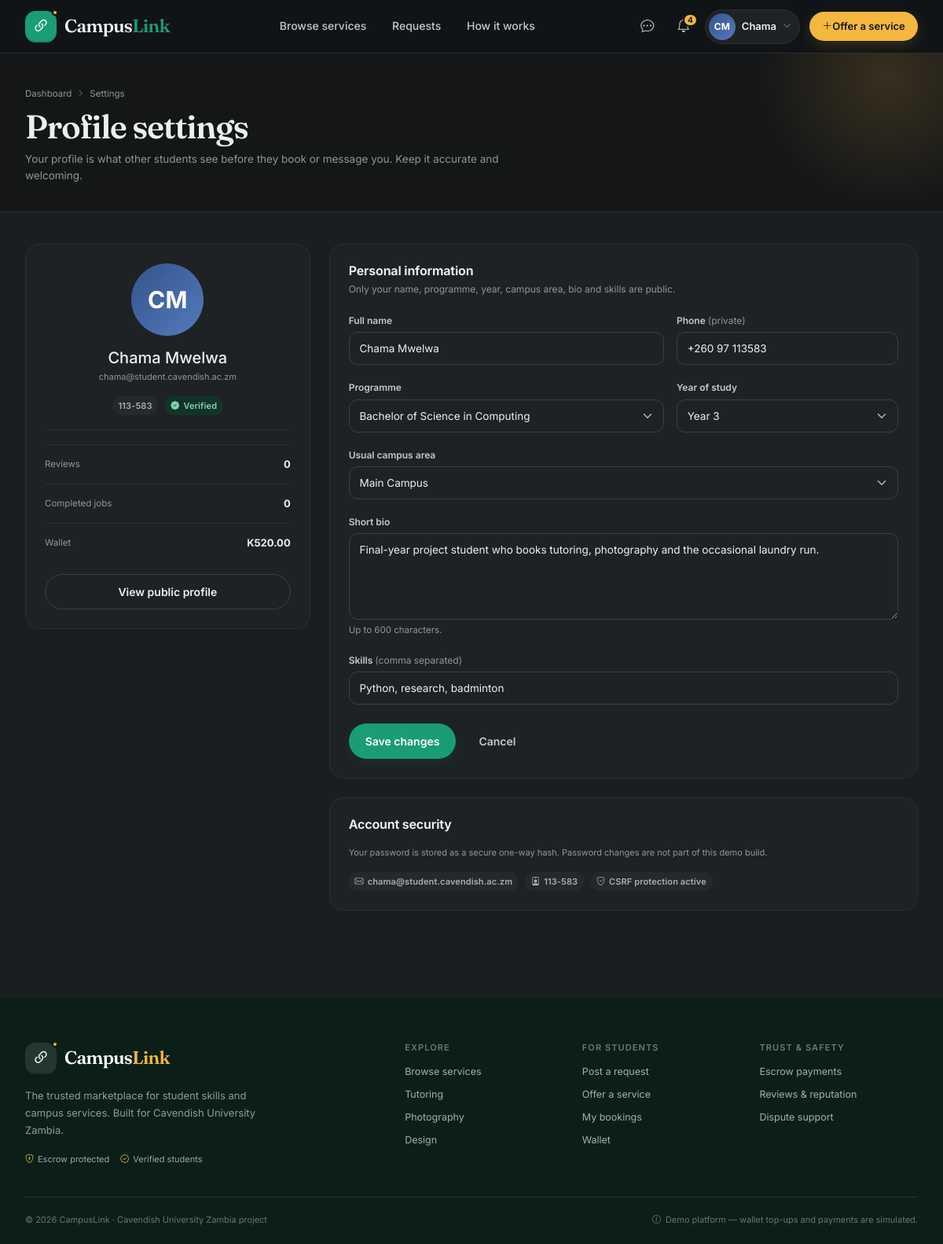
Page /settings/profile (signed in) on the committed database.
### app/models.py (models this page shows, shortened)
class User(UserMixin, db.Model):
    __tablename__ = "users"
    id = db.Column(db.Integer, primary_key=True)
    full_name = db.Column(db.String(120), nullable=False)
    email = db.Column(db.String(255), unique=True, nullable=False, index=True)
    student_number = db.Column(db.String(40), unique=True, nullable=False)
    phone = db.Column(db.String(30))
    password_hash = db.Column(db.String(255), nullable=False)
    role = db.Column(db.String(20), nullable=False, default="student")
    program = db.Column(db.String(120))
    year_of_study = db.Column(db.String(30))
    campus_area = db.Column(db.String(60))
    bio = db.Column(db.Text)
    skills = db.Column(db.String(255))
    is_verified = db.Column(db.Boolean, nullable=False, default=False)
    is_suspended = db.Column(db.Boolean, nullable=False, default=False)
    wallet_balance = db.Column(db.Numeric(12, 2), nullable=False, default=Decimal("0.00"))
    rating_avg = db.Column(db.Numeric(3, 2))
    review_count = db.Column(db.Integer, nullable=False, default=0)
    completed_bookings = db.Column(db.Integer, nullable=False, default=0)
    completion_rate = db.Column(db.Numeric(5, 2))
    reputation_score = db.Column(db.Numeric(3, 2))
    created_at = db.Column(db.DateTime, nullable=False, default=now)
    listings = db.relationship("Service", back_populates="provider", lazy="dynamic")
    reviews_received = db.relationship(
        "Review", back_populates="provider", foreign_keys="Review.provider_id", lazy="dynamic"
    )
    notifications = db.relationship("Notification", back_populates="user", lazy="dynamic")
    wallet_transactions = db.relationship(
        "WalletTransaction", back_populates="user", lazy="dynamic", order_by="WalletTransaction.created_at.desc()"
    )
    @property
    def is_admin(self):
        return self.role == "admin"
    @property
    def first_name(self):
        return self.full_name.split()[0] if self.full_name else "Student"
    @property
    def initials(self):
        parts = [p for p in (self.full_name or "").split() if p]
        return "".join(p[0] for p in parts[:2]).upper() or "?"
    @property
    def avatar_tone(self):
        return (self.id or 0) % 6

### app/main.py (the view, shortened to what this page needs)
@bp.route("/settings/profile", methods=["GET", "POST"])
@login_required
def edit_profile():
    form = {
        "full_name": current_user.full_name,
        "phone": current_user.phone or "",
        "program": current_user.program or "",
        "year_of_study": current_user.year_of_study or "",
        "campus_area": current_user.campus_area or "",
        "bio": current_user.bio or "",
        "skills": current_user.skills or "",
    }
    errors = {}
    return render_template(
        "main/settings.html",
        form=form,
        errors=errors,
        programs=PROGRAMS,
        years=YEAR_OPTIONS,
        campus_areas=CAMPUS_AREAS,
    )

### app/templates/main/settings.html (shortened to what this page needs)
{% extends "base.html" %}
{% from "partials/macros.html" import avatar, field_error %}
{% block content %}
<div class="page-head">
  <div class="container">
    <div class="breadcrumbs"><a href="{{ url_for('main.dashboard') }}">Dashboard</a><i class="bi bi-chevron-right"></i><span>Settings</span></div>
    <h1>Profile settings</h1>
    <p>Your profile is what other students see before they book or message you. Keep it accurate and welcoming.</p>
  </div>
</div>
<div class="page-section">
  <div class="container">
    <div class="row g-4">
      <div class="col-lg-4">
        <div class="panel text-center">
          {{ avatar(current_user, 'xl') }}
          <h2 class="mt-3 mb-1" style="font-size:20px;">{{ current_user.full_name }}</h2>
          <p class="small-note mb-3">{{ current_user.email }}</p>
          <div class="d-flex justify-content-center gap-2 flex-wrap">
            <span class="badge-soft badge-soft-secondary">{{ current_user.student_number }}</span>
            {% if current_user.is_verified %}<span class="badge-soft badge-soft-success"><i class="bi bi-patch-check-fill"></i> Verified</span>{% else %}<span class="badge-soft badge-soft-warning">Unverified</span>{% endif %}
          </div>
          <div class="divider"></div>
          <div class="mini-escrow"><span>Reviews</span><strong>{{ current_user.review_count }}</strong></div>
          <div class="mini-escrow"><span>Completed jobs</span><strong>{{ current_user.completed_bookings }}</strong></div>
          <div class="mini-escrow"><span>Wallet</span><strong>{{ current_user.wallet_balance|money }}</strong></div>
          <a class="btn btn-outline-ink w-100 mt-3" href="{{ url_for('main.profile', user_id=current_user.id) }}">View public profile</a>
        </div>
      </div>
      <div class="col-lg-8">
        <div class="panel">
          <div class="panel-head"><div><h2>Personal information</h2><p>Only your name, programme, year, campus area, bio and skills are public.</p></div></div>
          <form method="post" novalidate>
            <div class="row g-3">
              <div class="col-md-7">
                <label class="form-label" for="full_name">Full name</label>
                <input class="form-control {{ 'is-invalid' if errors.get('full_name') }}" id="full_name" name="full_name" value="{{ form.full_name }}" required>
              </div>
              <div class="col-md-5">
                <label class="form-label" for="phone">Phone <span class="fw-normal text-muted">(private)</span></label>
                <input class="form-control {{ 'is-invalid' if errors.get('phone') }}" id="phone" name="phone" value="{{ form.phone }}" autocomplete="tel">
              </div>
              <div class="col-md-7">
                <label class="form-label" for="program">Programme</label>
                <select class="form-select {{ 'is-invalid' if errors.get('program') }}" id="program" name="program">
                  {% for programme in programs %}<option value="{{ programme }}" {{ 'selected' if form.program == programme }}>{{ programme }}</option>{% endfor %}
                </select>
              </div>
              <div class="col-md-5">
                <label class="form-label" for="year_of_study">Year of study</label>
                <select class="form-select {{ 'is-invalid' if errors.get('year_of_study') }}" id="year_of_study" name="year_of_study">
                  {% for year in years %}<option value="{{ year }}" {{ 'selected' if form.year_of_study == year }}>{{ year }}</option>{% endfor %}
                </select>
              </div>
              <div class="col-12">
                <label class="form-label" for="campus_area">Usual campus area</label>
                <select class="form-select {{ 'is-invalid' if errors.get('campus_area') }}" id="campus_area" name="campus_area">
                  {% for area in campus_areas %}<option value="{{ area }}" {{ 'selected' if form.campus_area == area }}>{{ area }}</option>{% endfor %}
                </select>
              </div>
              <div class="col-12">
                <label class="form-label" for="bio">Short bio</label>
                <textarea class="form-control {{ 'is-invalid' if errors.get('bio') }}" id="bio" name="bio" rows="4" maxlength="600" placeholder="What do you study, what are you good at, and how do you like to work?">{{ form.bio }}</textarea>
                <div class="form-text">Up to 600 characters.</div>
              </div>
              <div class="col-12">
                <label class="form-label" for="skills">Skills <span class="fw-normal text-muted">(comma separated)</span></label>
                <input class="form-control {{ 'is-invalid' if errors.get('skills') }}" id="skills" name="skills" value="{{ form.skills }}" placeholder="Python, statistics, graphic design, photography">
              </div>
            </div>
            <div class="d-flex gap-2 mt-4">
              <button class="btn btn-brand" type="submit">Save changes</button>
              <a class="btn btn-ghost" href="{{ url_for('main.dashboard') }}">Cancel</a>
            </div>
          </form>
        </div>
        <div class="panel mt-4">
          <div class="panel-head"><h3>Account security</h3></div>
          <p class="small-note">Your password is stored as a secure one-way hash. Password changes are not part of this demo build.</p>
          <div class="d-flex flex-wrap gap-2">
            <span class="badge-soft badge-soft-secondary"><i class="bi bi-envelope"></i> {{ current_user.email }}</span>
            <span class="badge-soft badge-soft-secondary"><i class="bi bi-person-badge"></i> {{ current_user.student_number }}</span>
            <span class="badge-soft badge-soft-secondary"><i class="bi bi-shield-check"></i> CSRF protection active</span>
          </div>
        </div>
      </div>
    </div>
  </div>
</div>
{% endblock %}

### app/templates/base.html (shortened to what this page needs)
<!doctype html>
<html lang="en">
<head>
  <link rel="stylesheet" href="{{ url_for('static', filename='vendor/bootstrap/bootstrap.min.css') }}">
  <link rel="stylesheet" href="{{ url_for('static', filename='vendor/bootstrap-icons/bootstrap-icons.min.css') }}">
  <link rel="stylesheet" href="{{ url_for('static', filename='css/app.css') }}">
</head>
<body class="{% block body_class %}{% endblock %}">
  <nav class="navbar navbar-expand-lg app-navbar sticky-top">
    <div class="container">
      <a class="navbar-brand brand" href="{{ url_for('main.home') }}" aria-label="CampusLink home">
        <span class="brand-mark"><i class="bi bi-link-45deg"></i></span>
        <span class="brand-text">Campus<span>Link</span></span>
      </a>
      <div class="collapse navbar-collapse" id="mainNav">
        <ul class="navbar-nav mx-auto nav-center">
          <li class="nav-item">
            <a class="nav-link {{ 'active' if request.blueprint == 'listings' and request.endpoint == 'listings.browse' }}" href="{{ url_for('listings.browse') }}">Browse services</a>
          </li>
          {% if current_user.is_authenticated %}
          <li class="nav-item">
            <a class="nav-link {{ 'active' if request.blueprint == 'requests' }}" href="{{ url_for('requests.index') }}">Requests</a>
          </li>
          {% endif %}
          <li class="nav-item">
            <a class="nav-link" href="{{ url_for('main.home') }}#how-it-works">How it works</a>
          </li>
        </ul>
        <div class="nav-actions">
          {% if current_user.is_authenticated %}
            <a class="icon-btn" href="{{ url_for('messages.inbox') }}" aria-label="Messages">
              <i class="bi bi-chat-dots"></i>
            </a>
            <a class="icon-btn" href="{{ url_for('main.notifications') }}" aria-label="Notifications">
              <i class="bi bi-bell"></i>
              {% if unread_notifications %}<span class="count-badge">{{ unread_notifications if unread_notifications < 10 else '9+' }}</span>{% endif %}
            </a>
            <div class="dropdown">
              <button class="user-menu" type="button" data-bs-toggle="dropdown" aria-expanded="false">
                <span class="avatar avatar-sm avatar-tone-{{ current_user.avatar_tone }}">{{ current_user.initials }}</span>
                <span class="user-menu-name d-none d-xl-inline">{{ current_user.first_name }}</span>
                <i class="bi bi-chevron-down user-chevron"></i>
              </button>
            </div>
            {% if not current_user.is_admin %}
            <a class="btn btn-gold btn-sm offer-btn d-none d-xl-inline-flex" href="{{ url_for('listings.create') }}"><i class="bi bi-plus-lg"></i>Offer a service</a>
            {% endif %}
          {% else %}
            <a class="login-link" href="{{ url_for('auth.login') }}">Log in</a>
            <a class="btn btn-brand btn-sm" href="{{ url_for('auth.register') }}">Join CampusLink</a>
          {% endif %}
        </div>
      </div>
    </div>
  </nav>
  <main id="main-content">
    {% block content %}{% endblock %}
  </main>
  <footer class="app-footer">
    <div class="container">
      <div class="footer-top">
        <div class="footer-brand">
          <a class="brand brand-light" href="{{ url_for('main.home') }}">
            <span class="brand-mark"><i class="bi bi-link-45deg"></i></span>
            <span class="brand-text">Campus<span>Link</span></span>
          </a>
          <p>The trusted marketplace for student skills and campus services. Built for Cavendish University Zambia.</p>
          <div class="footer-trust">
            <span><i class="bi bi-shield-lock"></i>Escrow protected</span>
            <span><i class="bi bi-patch-check"></i>Verified students</span>
          </div>
        </div>
        <div class="footer-links">
          <div>
            <h4>Explore</h4>
            <a href="{{ url_for('listings.browse') }}">Browse services</a>
            <a href="{{ url_for('listings.browse', category='tutoring') }}">Tutoring</a>
            <a href="{{ url_for('listings.browse', category='photography') }}">Photography</a>
            <a href="{{ url_for('listings.browse', category='graphic-design') }}">Design</a>
          </div>
          <div>
            <h4>For students</h4>
            {% if current_user.is_authenticated %}
            <a href="{{ url_for('requests.create') }}">Post a request</a>
            <a href="{{ url_for('listings.create') }}">Offer a service</a>
            <a href="{{ url_for('bookings.index') }}">My bookings</a>
            <a href="{{ url_for('main.wallet') }}">Wallet</a>
            {% else %}
            <a href="{{ url_for('auth.register') }}">Create an account</a>
            <a href="{{ url_for('auth.login') }}">Log in</a>
            <a href="{{ url_for('main.home') }}#how-it-works">How it works</a>
            {% endif %}
          </div>
          <div>
            <h4>Trust &amp; safety</h4>
            <a href="{{ url_for('main.home') }}#trust">Escrow payments</a>
            <a href="{{ url_for('main.home') }}#reviews">Reviews &amp; reputation</a>
            <a href="{{ url_for('main.home') }}#trust">Dispute support</a>
          </div>
        </div>
      </div>
      <div class="footer-bottom">
        <span>&copy; {{ 2026 }} {{ APP_NAME }} · Cavendish University Zambia project</span>
        <span class="demo-note"><i class="bi bi-info-circle"></i>Demo platform — wallet top-ups and payments are simulated.</span>
      </div>
    </div>
  </footer>
</body>
</html>

### app/templates/partials/macros.html (shortened to what this page needs)
{% macro avatar(user, size='md') -%}
<span class="avatar avatar-{{ size }} avatar-tone-{{ user.avatar_tone }}" title="{{ user.full_name }}">{{ user.initials }}</span>
{%- endmacro %}

### rows in the picture
User: initials "CM", first_name "Chama", full_name "Chama Mwelwa", email "chama@student.cavendish.ac.zm", student_number "113-583", review_count "0", completed_bookings "0", wallet_balance "K520.00", phone "+260 97 113583", bio "Final-year project student who books tutoring, photography and the occasional laundry run.", skills "Python, research, badminton"

### other values in the picture
{{ unread_notifications if unread_notifications < 10 else '9+' }} "4"
{{ 2026 }} "2026"
{{ APP_NAME }} "CampusLink"
form field program "Bachelor of Science in Computing"
form field year_of_study "Year 3"
form field campus_area "Main Campus"
